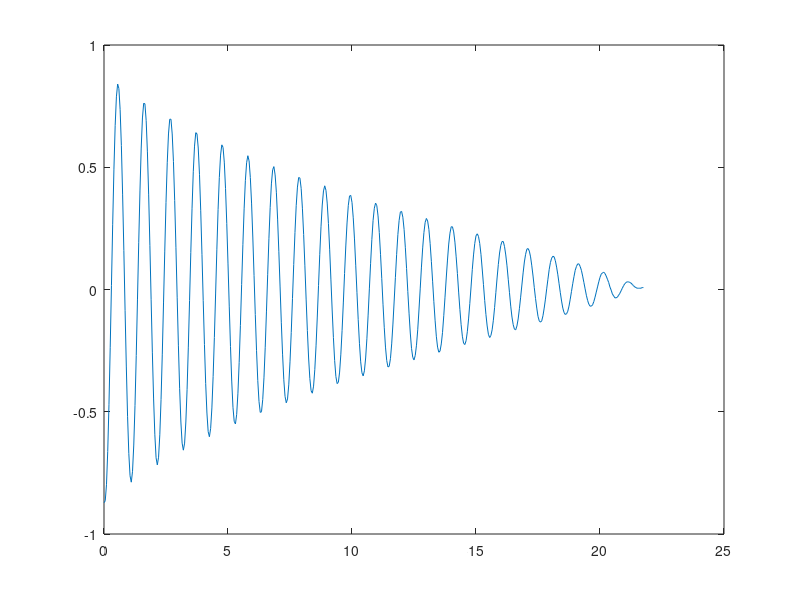

Reproduce this figure in MATLAB.
dataFile = fopen('PendulumFreeSpinData.txt', 'r');
data = fscanf(dataFile, '%f')';

data += 180 * ones(size(data));
data *= pi/180;

t = [0:0.05:(length(data)-1)*0.05];

Fs = 20; #samples per second
dt = 1/Fs; #seconds per sample
X = fftshift(fft(data));
N = size(t,2);

dF = Fs/N; %hertz
f = -Fs/2:dF:Fs/2-dF;

#plot(f, abs(X)/N)
plot(t,data)

#frequency = 0.959 Hz
